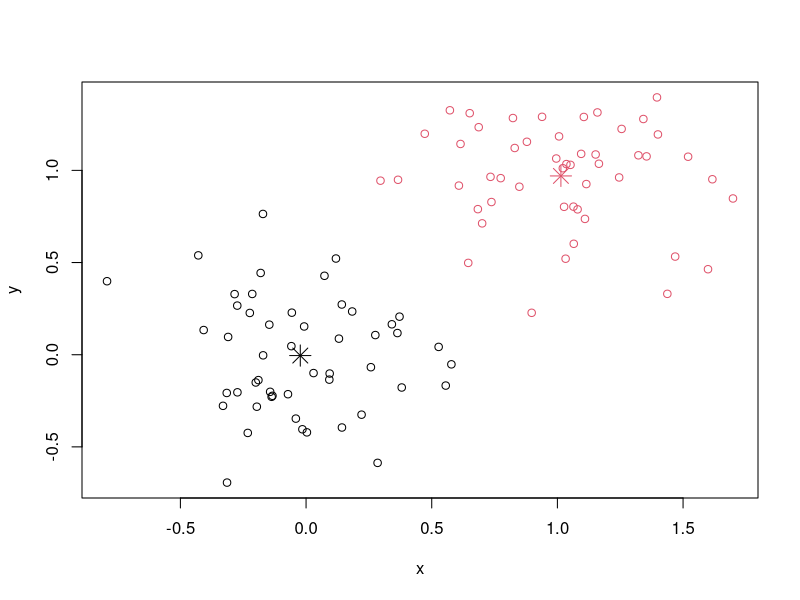

The R script that drew this image:
## ---- chunk 1
# a 2-dimensional example
data <- rbind(matrix(rnorm(100, sd = 0.3), ncol = 2),
           matrix(rnorm(100, mean = 1, sd = 0.3), ncol = 2))
colnames(data) <- c("x", "y")

#ask for 2 clusters
cl <- kmeans(data, 2)
cl$centers
plot(data, col = cl$cluster)
points(cl$centers, col = 1:2, pch = 8, cex = 2)
## ---- chunk 2
cl$withinss
## ---- chunk 3
library(flexmix)
data("NPreg", package = "flexmix")

## mixture of two linear regression models. 
ex1 <- flexmix(yn~x+I(x^2), data=NPreg, k=2,
                   control=list(verb=5, iter=100))

ex1
summary(ex1)
## ---- chunk 4
slotNames(ex1)
slot(ex1,"cluster")
slot(ex1, "size")
## ---- chunk 5
parameters(ex1,component=1)
parameters(ex1,component=2)
## ---- chunk 6
ex3 <- flexmix(yp~x, data=NPreg, k=2, model=FLXMRglm(family="poisson"))
summary(ex3)
slot(ex3,"size")
parameters(ex3,component=1)
parameters(ex3,component=2)
## ---- chunk 7
ex2 <- flexmix(yn~x, data=NPreg, k=2,
               model=list(FLXMRglm(yn~.+I(x^2)), 
                          FLXMRglm(yp~., family="poisson")))
ex2
summary(ex2)

## for Gaussian responses 
parameters(ex2, component=1, model=1)
parameters(ex2, component=2, model=1)

## for Poisson responses 
parameters(ex2, component=1, model=2)
parameters(ex2, component=2, model=2)
